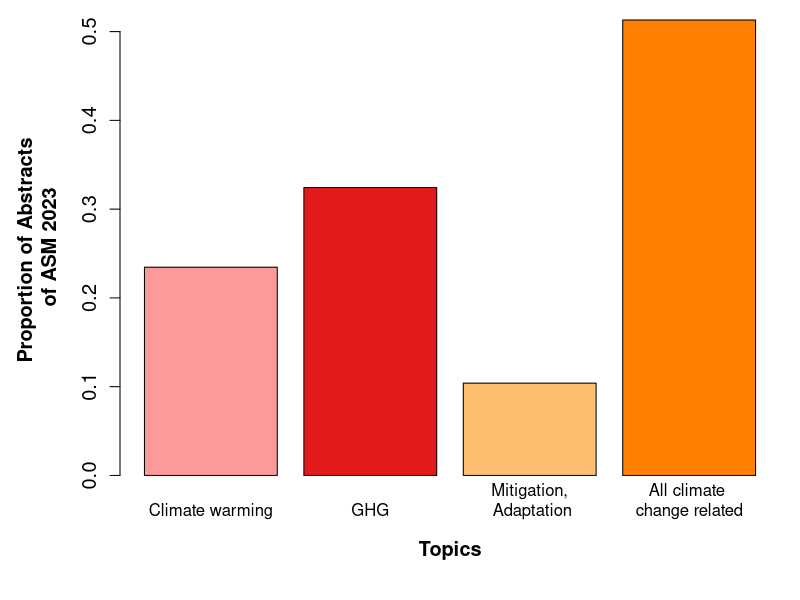

Recreate this plot in R.
#detection of words in abstracts
library(stringr)
library(RColorBrewer)

Abs_data<-read.csv("./Data/Abstracts.csv")
Abstracts<-tolower(Abs_data$X.Main...Submission.Information..Abstract.Description)
Title<-tolower(Abs_data$Application.Name)
N<-length(Abstracts)

words<-c("climate change","climate warming","warming","warmer","carbon","greenhouse gas","greenhouse gases","CO2","methane","emissions","storage","GHG","mitigating","adaptation","mitigation","blue carbon","carbon capture")

n<-length(words)
Abs_results<-data.frame(word1=FALSE,word2=FALSE,word3=FALSE,word4=FALSE,word5=FALSE,word6=FALSE,word7=FALSE,word8=FALSE,word9=FALSE,word10=FALSE,word11=FALSE,word12=FALSE,word13=FALSE,word14=FALSE,word15=FALSE,word16=FALSE,word17=FALSE)

for (i in 1:N) {
text<-Abstracts[i]
Abs_results[i,]<-str_detect(text, words)
 }

Abs_results2<-Abs_results

for (i in 1:n) {
  V<-Abs_results[,i]
  V[V==FALSE]<-0
  V[V==TRUE]<-1
  Abs_results2[,i]<-V
}

Abs_results2$climate_change<-ifelse(rowSums(Abs_results2[,1:4])>=1,1,0)
Abs_results2$GHG<-ifelse(rowSums(Abs_results2[,5:10])>=1,1,0)
Abs_results2$mitigation_adaptation<-ifelse(rowSums(Abs_results2[,11:17])>=1,1,0)
Abs_results2$climate_change_related_topics<-ifelse(rowSums(Abs_results2[,1:17])>=1,1,0)

summary_abst<-colSums(Abs_results2)[18:21]/nrow(Abs_results2)
mypalette<-brewer.pal(10,"Paired")

par(mar=c(6,6,1,1))
barplot(summary_abst,names.arg=c("Climate warming", "GHG","Mitigation,\n Adaptation", "All climate \nchange related"),col=mypalette[5:8],xlab="Topics",ylab="Proportion of Abstracts\n of ASM 2023",font.lab=2,cex.lab=1.2,cex.axis=1.2)
dev.off()
